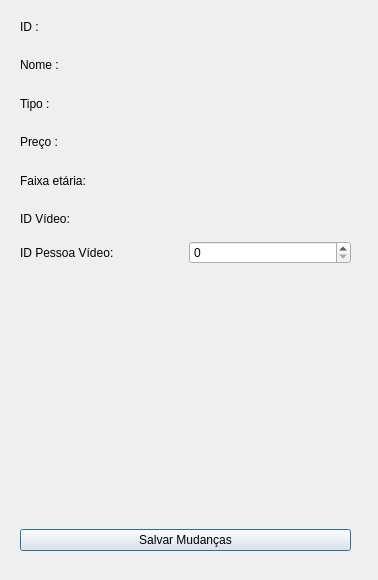
<?xml version="1.0" encoding="UTF-8"?>
<ui version="4.0">
 <class>edit_livres</class>
 <widget class="QDialog" name="edit_livres">
  <property name="geometry">
   <rect>
    <x>0</x>
    <y>0</y>
    <width>378</width>
    <height>580</height>
   </rect>
  </property>
  <property name="windowTitle">
   <string>Editar</string>
  </property>
  <widget class="QWidget" name="layoutWidget">
   <property name="geometry">
    <rect>
     <x>20</x>
     <y>10</y>
     <width>331</width>
     <height>541</height>
    </rect>
   </property>
   <layout class="QVBoxLayout" name="verticalLayout_3">
    <item>
     <layout class="QVBoxLayout" name="verticalLayout_2">
      <item>
       <layout class="QVBoxLayout" name="verticalLayout">
        <item>
         <layout class="QHBoxLayout" name="horizontalLayout">
          <item>
           <widget class="QLabel" name="label">
            <property name="text">
             <string>ID :</string>
            </property>
           </widget>
          </item>
          <item>
           <widget class="QLabel" name="text_id">
            <property name="text">
             <string/>
            </property>
           </widget>
          </item>
         </layout>
        </item>
        <item>
         <layout class="QHBoxLayout" name="horizontalLayout_2">
          <item>
           <widget class="QLabel" name="label_2">
            <property name="text">
             <string>Nome :</string>
            </property>
           </widget>
          </item>
          <item>
           <widget class="QLabel" name="text_name">
            <property name="text">
             <string/>
            </property>
           </widget>
          </item>
         </layout>
        </item>
        <item>
         <layout class="QHBoxLayout" name="horizontalLayout_3">
          <item>
           <widget class="QLabel" name="label_3">
            <property name="text">
             <string>Tipo :</string>
            </property>
           </widget>
          </item>
          <item>
           <widget class="QLabel" name="text_tipo">
            <property name="text">
             <string/>
            </property>
           </widget>
          </item>
         </layout>
        </item>
        <item>
         <layout class="QHBoxLayout" name="horizontalLayout_4">
          <item>
           <widget class="QLabel" name="label_4">
            <property name="text">
             <string>Preço :</string>
            </property>
           </widget>
          </item>
          <item>
           <widget class="QLabel" name="text_preco">
            <property name="text">
             <string/>
            </property>
           </widget>
          </item>
         </layout>
        </item>
        <item>
         <layout class="QHBoxLayout" name="horizontalLayout_5">
          <item>
           <widget class="QLabel" name="label_5">
            <property name="text">
             <string>Faixa etária:</string>
            </property>
           </widget>
          </item>
          <item>
           <widget class="QLabel" name="text_idade">
            <property name="text">
             <string/>
            </property>
           </widget>
          </item>
         </layout>
        </item>
        <item>
         <layout class="QHBoxLayout" name="horizontalLayout_6">
          <item>
           <widget class="QLabel" name="label_6">
            <property name="text">
             <string>ID Vídeo:</string>
            </property>
           </widget>
          </item>
          <item>
           <widget class="QLabel" name="text_idv">
            <property name="text">
             <string/>
            </property>
           </widget>
          </item>
         </layout>
        </item>
        <item>
         <layout class="QHBoxLayout" name="horizontalLayout_7">
          <item>
           <widget class="QLabel" name="label_7">
            <property name="text">
             <string>ID Pessoa Vídeo:</string>
            </property>
           </widget>
          </item>
          <item>
           <widget class="QSpinBox" name="spinBox_idp"/>
          </item>
         </layout>
        </item>
       </layout>
      </item>
      <item>
       <widget class="QLabel" name="label_igm">
        <property name="text">
         <string/>
        </property>
       </widget>
      </item>
     </layout>
    </item>
    <item>
     <widget class="QPushButton" name="btn_save">
      <property name="text">
       <string>Salvar Mudanças</string>
      </property>
     </widget>
    </item>
   </layout>
  </widget>
 </widget>
 <resources/>
 <connections/>
</ui>
